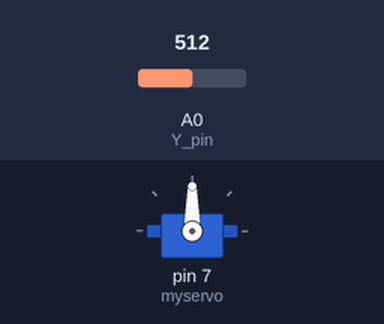
Bench run of a sketch on a simulated Arduino Uno, built with avr-gcc and run on an emulated ATmega328P. On the bench: servo. The test bench sets the inputs (shaded band); at power-on: A0 (Y_pin) = 512.

Above: at 1.2 s.
1.3 s: A0 (Y_pin) set to 716
At 2.5 s:
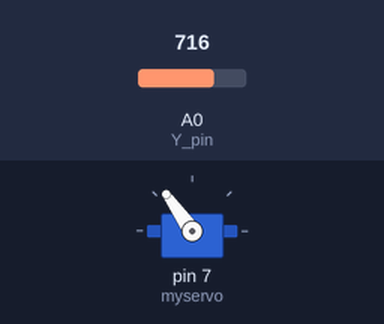
2.8 s: A0 (Y_pin) set to 900
At 3.4 s:
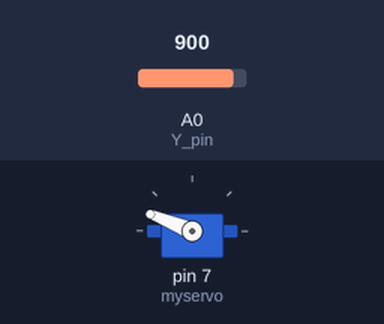
4.3 s: A0 (Y_pin) set to 1023
At 4.8 s:
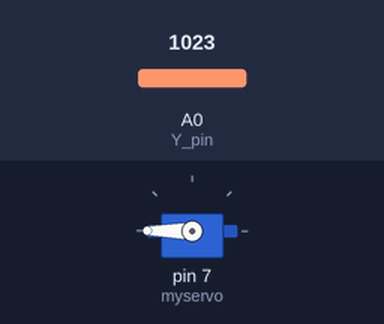
5.8 s: A0 (Y_pin) set to 306
At 6.9 s:
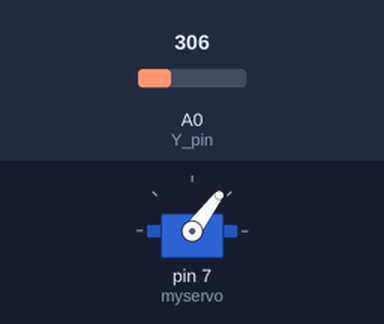
7.3 s: A0 (Y_pin) set to 122
At 8.3 s:
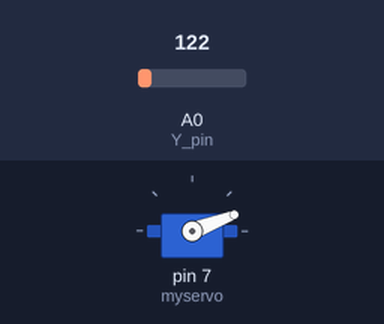
Timing chart, 0 to 9.8 s (numbered marks = the images above; inputs shaded):
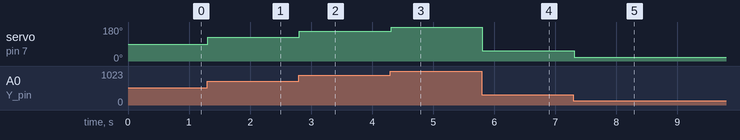

Measured:
- after the input at 1.3 s, servo on pin 7 (myservo): 90° → 125° at once
- after the input at 2.8 s, servo on pin 7 (myservo): 125° → 158° at once
- after the input at 4.3 s, servo on pin 7 (myservo): 158° → 180° at once
- after the input at 5.8 s, servo on pin 7 (myservo): 180° → 53° at once
- after the input at 7.3 s, servo on pin 7 (myservo): 53° → 21° at once

The sketch:

servomotor_joystick.ino
```cpp
 #include <Servo.h>
const int Y_pin = A0; // analog pin connected to Y output

Servo myservo;

int val;

void setup() {
  myservo.attach(7);
}

void loop() {
  val = analogRead(Y_pin);
  val = map(val, 0, 1023, 0, 180);
  myservo.write(val);
  delay(15);
}
```
